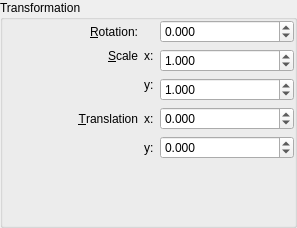
<?xml version="1.0" encoding="UTF-8"?>
<ui version="4.0">
 <class>TransformationWidget</class>
 <widget class="QWidget" name="TransformationWidget">
  <property name="geometry">
   <rect>
    <x>0</x>
    <y>0</y>
    <width>297</width>
    <height>228</height>
   </rect>
  </property>
  <property name="windowTitle">
   <string>Form</string>
  </property>
  <layout class="QHBoxLayout" name="horizontalLayout">
   <property name="spacing">
    <number>6</number>
   </property>
   <property name="margin">
    <number>0</number>
   </property>
   <item>
    <widget class="QGroupBox" name="groupBox">
     <property name="title">
      <string>Transformation</string>
     </property>
     <layout class="QVBoxLayout" name="verticalLayout">
      <property name="spacing">
       <number>6</number>
      </property>
      <property name="margin">
       <number>0</number>
      </property>
      <item>
       <layout class="QGridLayout" name="gridLayout">
        <property name="margin">
         <number>0</number>
        </property>
        <property name="spacing">
         <number>6</number>
        </property>
        <item row="0" column="0">
         <widget class="QLabel" name="label_7">
          <property name="sizePolicy">
           <sizepolicy hsizetype="Minimum" vsizetype="Preferred">
            <horstretch>0</horstretch>
            <verstretch>0</verstretch>
           </sizepolicy>
          </property>
          <property name="text">
           <string>&amp;Rotation:</string>
          </property>
          <property name="alignment">
           <set>Qt::AlignRight|Qt::AlignTrailing|Qt::AlignVCenter</set>
          </property>
          <property name="buddy">
           <cstring>doubleSpinBoxR</cstring>
          </property>
         </widget>
        </item>
        <item row="2" column="1" rowspan="2">
         <widget class="QLabel" name="label_6">
          <property name="sizePolicy">
           <sizepolicy hsizetype="Maximum" vsizetype="Preferred">
            <horstretch>0</horstretch>
            <verstretch>0</verstretch>
           </sizepolicy>
          </property>
          <property name="text">
           <string>y:</string>
          </property>
          <property name="buddy">
           <cstring>doubleSpinBoxSY</cstring>
          </property>
         </widget>
        </item>
        <item row="1" column="2" rowspan="2">
         <widget class="QDoubleSpinBox" name="doubleSpinBoxSX">
          <property name="decimals">
           <number>3</number>
          </property>
          <property name="minimum">
           <double>-999.000000000000000</double>
          </property>
          <property name="maximum">
           <double>999.000000000000000</double>
          </property>
          <property name="value">
           <double>1.000000000000000</double>
          </property>
         </widget>
        </item>
        <item row="4" column="1">
         <widget class="QLabel" name="label_2">
          <property name="sizePolicy">
           <sizepolicy hsizetype="Maximum" vsizetype="Preferred">
            <horstretch>0</horstretch>
            <verstretch>0</verstretch>
           </sizepolicy>
          </property>
          <property name="text">
           <string>x:</string>
          </property>
          <property name="buddy">
           <cstring>doubleSpinBoxX</cstring>
          </property>
         </widget>
        </item>
        <item row="0" column="2">
         <widget class="QDoubleSpinBox" name="doubleSpinBoxR">
          <property name="decimals">
           <number>3</number>
          </property>
          <property name="minimum">
           <double>-999.000000000000000</double>
          </property>
          <property name="maximum">
           <double>999.000000000000000</double>
          </property>
          <property name="value">
           <double>0.000000000000000</double>
          </property>
         </widget>
        </item>
        <item row="1" column="0">
         <widget class="QLabel" name="label_4">
          <property name="sizePolicy">
           <sizepolicy hsizetype="Minimum" vsizetype="Preferred">
            <horstretch>0</horstretch>
            <verstretch>0</verstretch>
           </sizepolicy>
          </property>
          <property name="text">
           <string>&amp;Scale</string>
          </property>
          <property name="alignment">
           <set>Qt::AlignRight|Qt::AlignTrailing|Qt::AlignVCenter</set>
          </property>
          <property name="buddy">
           <cstring>doubleSpinBoxSX</cstring>
          </property>
         </widget>
        </item>
        <item row="4" column="0">
         <widget class="QLabel" name="label">
          <property name="sizePolicy">
           <sizepolicy hsizetype="Minimum" vsizetype="Preferred">
            <horstretch>0</horstretch>
            <verstretch>0</verstretch>
           </sizepolicy>
          </property>
          <property name="text">
           <string>&amp;Translation</string>
          </property>
          <property name="alignment">
           <set>Qt::AlignRight|Qt::AlignTrailing|Qt::AlignVCenter</set>
          </property>
          <property name="buddy">
           <cstring>doubleSpinBoxX</cstring>
          </property>
         </widget>
        </item>
        <item row="5" column="1">
         <widget class="QLabel" name="label_3">
          <property name="sizePolicy">
           <sizepolicy hsizetype="Maximum" vsizetype="Preferred">
            <horstretch>0</horstretch>
            <verstretch>0</verstretch>
           </sizepolicy>
          </property>
          <property name="text">
           <string>y:</string>
          </property>
          <property name="buddy">
           <cstring>doubleSpinBoxY</cstring>
          </property>
         </widget>
        </item>
        <item row="4" column="2">
         <widget class="QDoubleSpinBox" name="doubleSpinBoxX">
          <property name="decimals">
           <number>3</number>
          </property>
          <property name="minimum">
           <double>-999.000000000000000</double>
          </property>
          <property name="maximum">
           <double>999.000000000000000</double>
          </property>
          <property name="value">
           <double>0.000000000000000</double>
          </property>
         </widget>
        </item>
        <item row="3" column="2">
         <widget class="QDoubleSpinBox" name="doubleSpinBoxSY">
          <property name="decimals">
           <number>3</number>
          </property>
          <property name="minimum">
           <double>-999.000000000000000</double>
          </property>
          <property name="maximum">
           <double>999.000000000000000</double>
          </property>
          <property name="value">
           <double>1.000000000000000</double>
          </property>
         </widget>
        </item>
        <item row="5" column="2">
         <widget class="QDoubleSpinBox" name="doubleSpinBoxY">
          <property name="decimals">
           <number>3</number>
          </property>
          <property name="minimum">
           <double>-999.000000000000000</double>
          </property>
          <property name="maximum">
           <double>999.000000000000000</double>
          </property>
          <property name="value">
           <double>0.000000000000000</double>
          </property>
         </widget>
        </item>
        <item row="1" column="1">
         <widget class="QLabel" name="label_5">
          <property name="sizePolicy">
           <sizepolicy hsizetype="Maximum" vsizetype="Preferred">
            <horstretch>0</horstretch>
            <verstretch>0</verstretch>
           </sizepolicy>
          </property>
          <property name="text">
           <string>x:</string>
          </property>
          <property name="buddy">
           <cstring>doubleSpinBoxSX</cstring>
          </property>
         </widget>
        </item>
       </layout>
      </item>
      <item>
       <spacer name="verticalSpacer">
        <property name="orientation">
         <enum>Qt::Vertical</enum>
        </property>
        <property name="sizeHint" stdset="0">
         <size>
          <width>20</width>
          <height>55</height>
         </size>
        </property>
       </spacer>
      </item>
     </layout>
    </widget>
   </item>
  </layout>
 </widget>
 <tabstops>
  <tabstop>doubleSpinBoxX</tabstop>
  <tabstop>doubleSpinBoxY</tabstop>
  <tabstop>doubleSpinBoxSX</tabstop>
  <tabstop>doubleSpinBoxSY</tabstop>
  <tabstop>doubleSpinBoxR</tabstop>
 </tabstops>
 <resources/>
 <connections/>
</ui>
